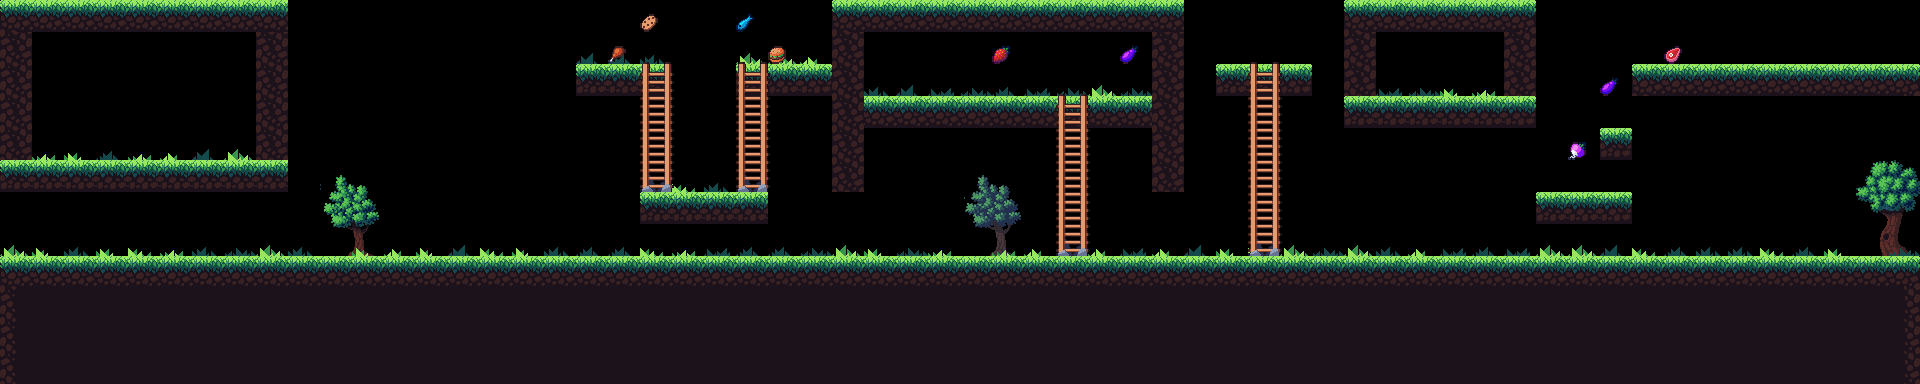

The image is a tile-based game level rendered from a .tmx file. Its description and source (layers, tilesets, objects; grid data summarised) follow:
An orthogonal 60x12 tile map with 32x32 px tiles, 3 tile layers (env, floor, items), 6 tilesets and 28 objects (4x key, 4x ladder, 3x trap_blade, 3x tinytiny, 2x revivePoint, ...).

<map version="1.0" tiledversion="1.1.6" orientation="orthogonal" renderorder="right-down" width="60" height="12" tilewidth="32" tileheight="32" infinite="0" nextobjectid="41">
 <tileset firstgid="1" source="TileSet.tsx" />
 <tileset firstgid="43" source="ladder.tsx" />
 <tileset firstgid="49" source="food.tsx" />
 <tileset firstgid="64" source="pointer.tsx" />
 <tileset firstgid="66" source="trees.tsx" />
 <tileset firstgid="70" source="grass.tsx" />
 <layer name="env" width="60" height="12">
  <data>[720 cells, 176 non-empty, 15 distinct tile ids]</data>
 </layer>
 <layer name="floor" width="60" height="12">
  <data>[720 cells, 338 non-empty, 11 distinct tile ids]</data>
 </layer>
 <layer name="items" width="60" height="12">
  <data>[720 cells, 28 non-empty, 11 distinct tile ids]</data>
 </layer>
 <objectgroup name="obj">
  <object id="3" name="revivePoint" x="82" y="256.043" width="9.125" height="7.125">
   <properties>
    <property name="kind" value="revivePoint" />
    <property name="prefab" value="gl_revivepoint" />
   </properties>
  </object>
  <object id="6" name="key" x="885.748" y="65.515">
   <properties>
    <property name="count" value="1" />
    <property name="kind" value="Key" />
    <property name="prefab" value="gl_mh_key" />
    <property name="target" value="TreasureBox" />
   </properties>
  </object>
  <object id="7" name="chest" x="123.757" y="160.026">
   <properties>
    <property name="items" value="[[&quot;10000101&quot;,55,[15,20]],[&quot;10000102&quot;,7,[2,4]],[&quot;10000001&quot;,15],[&quot;10000002&quot;,10],[&quot;10001002&quot;,20]]" />
    <property name="keyCount" type="int" value="4" />
    <property name="kind" value="TreasureBox" />
    <property name="prefab" value="gl_mh_chest" />
   </properties>
   <ellipse />
  </object>
  <object id="9" name="door2" x="1404.31" y="72.9694">
   <properties>
    <property name="isLocalDoor" type="bool" value="true" />
    <property name="kind" value="Door" />
    <property name="offsetX" type="int" value="100" />
    <property name="prefab" value="portal" />
    <property name="roll" value="100" />
    <property name="target" value="door3" />
   </properties>
  </object>
  <object id="15" name="coin" x="416.167" y="181.333">
   <properties>
    <property name="id" value="10000101" />
    <property name="kind" value="coin" />
    <property name="len" type="int" value="80" />
    <property name="num" type="int" value="5" />
    <property name="px" type="int" value="0" />
    <property name="py" type="int" value="0" />
    <property name="rot" value="30" />
    <property name="shape" value="circle" />
   </properties>
   <ellipse />
  </object>
  <object id="16" name="door3" x="55.3485" y="83.8826">
   <properties>
    <property name="isLocalDoor" type="bool" value="true" />
    <property name="kind" value="Door" />
    <property name="offsetX" type="int" value="100" />
    <property name="prefab" value="portal" />
    <property name="roll" value="100" />
   </properties>
  </object>
  <object id="17" name="finishFlag" x="242.455" y="160.152">
   <properties>
    <property name="kind" value="finishFlag" />
    <property name="prefab" value="finish" />
   </properties>
  </object>
  <object id="18" name="door1" x="1902" y="43.348">
   <properties>
    <property name="isLocalDoor" type="bool" value="true" />
    <property name="kind" value="Door" />
    <property name="offsetX" type="int" value="-100" />
    <property name="prefab" value="portal" />
    <property name="roll" value="100" />
    <property name="target" value="door2" />
   </properties>
  </object>
  <object id="19" name="key" x="1266.45" y="27.2727">
   <properties>
    <property name="count" value="1" />
    <property name="kind" value="Key" />
    <property name="prefab" value="gl_mh_key" />
    <property name="target" value="TreasureBox" />
   </properties>
  </object>
  <object id="20" name="key" x="1477" y="72">
   <properties>
    <property name="count" value="1" />
    <property name="kind" value="Key" />
    <property name="prefab" value="gl_mh_key" />
    <property name="target" value="TreasureBox" />
   </properties>
  </object>
  <object id="29" name="key" x="1853.33" y="217.333">
   <properties>
    <property name="count" value="1" />
    <property name="kind" value="Key" />
    <property name="prefab" value="gl_mh_key" />
    <property name="target" value="TreasureBox" />
   </properties>
  </object>
  <object id="31" name="trap_fourspikes" x="1168" y="192.326">
   <properties>
    <property name="kind" value="trap" />
    <property name="prefab" value="fourspikes" />
   </properties>
  </object>
  <object id="32" name="trap_fourspikes" x="847.38" y="192.043">
   <properties>
    <property name="kind" value="trap" />
    <property name="prefab" value="fourspikes" />
   </properties>
  </object>
  <object id="33" name="revivePoint" x="1352.44" y="256.188" width="9.125" height="7.125">
   <properties>
    <property name="kind" value="revivePoint" />
    <property name="prefab" value="gl_revivepoint" />
   </properties>
  </object>
  <object id="34" name="trap_blade" x="511.818" y="75.5152">
   <properties>
    <property name="kind" value="trap" />
    <property name="prefab" value="blade" />
   </properties>
  </object>
  <object id="35" name="trap_blade" x="480.045" y="106.121">
   <properties>
    <property name="kind" value="trap" />
    <property name="prefab" value="blade" />
   </properties>
  </object>
  <object id="36" name="trap_blade" x="544.045" y="106.864">
   <properties>
    <property name="kind" value="trap" />
    <property name="prefab" value="blade" />
   </properties>
  </object>
  <object id="37" name="ladder" x="656.375" y="64">
   <properties>
    <property name="kind" value="ladder" />
    <property name="prefab" value="trigger_ladder_down" />
   </properties>
  </object>
  <object id="38" name="ladder" x="753.375" y="63.875">
   <properties>
    <property name="kind" value="ladder" />
    <property name="prefab" value="trigger_ladder_down" />
   </properties>
  </object>
  <object id="39" name="ladder" x="1072.58" y="96.3333">
   <properties>
    <property name="kind" value="ladder" />
    <property name="prefab" value="trigger_ladder_down" />
   </properties>
  </object>
  <object id="40" name="ladder" x="1264.73" y="64">
   <properties>
    <property name="kind" value="ladder" />
    <property name="prefab" value="trigger_ladder_down" />
   </properties>
  </object>
 </objectgroup>
 <objectgroup name="born">
  <object id="1" name="hero" x="123.86" y="241.543" width="10.1457" height="9.7851">
   <properties>
    <property name="kind" value="hero" />
   </properties>
  </object>
  <object id="23" name="tinytiny" x="954.838" y="96.3305" width="16.4456" height="11.0359">
   <properties>
    <property name="kind" value="mob" />
    <property name="mob" value="tinytiny" />
   </properties>
  </object>
  <object id="24" name="whitemage" x="1787.68" y="64.161" width="16.4456" height="11.0359">
   <properties>
    <property name="kind" value="mob" />
    <property name="mob" value="bear" />
   </properties>
  </object>
  <object id="25" name="yass" x="424.732" y="256.118" width="16.4456" height="11.0359">
   <properties>
    <property name="kind" value="mob" />
    <property name="mob" value="yass" />
   </properties>
  </object>
  <object id="26" name="tinytiny" x="712.777" y="256.149" width="16.4456" height="11.0359">
   <properties>
    <property name="kind" value="mob" />
    <property name="mob" value="tinytiny" />
   </properties>
  </object>
  <object id="27" name="tinytiny" x="1523.11" y="256.482" width="16.4456" height="11.0359">
   <properties>
    <property name="kind" value="mob" />
    <property name="mob" value="tinytiny" />
   </properties>
  </object>
  </objectgroup>
</map>
<!-- 1 of 28 objects omitted -->
